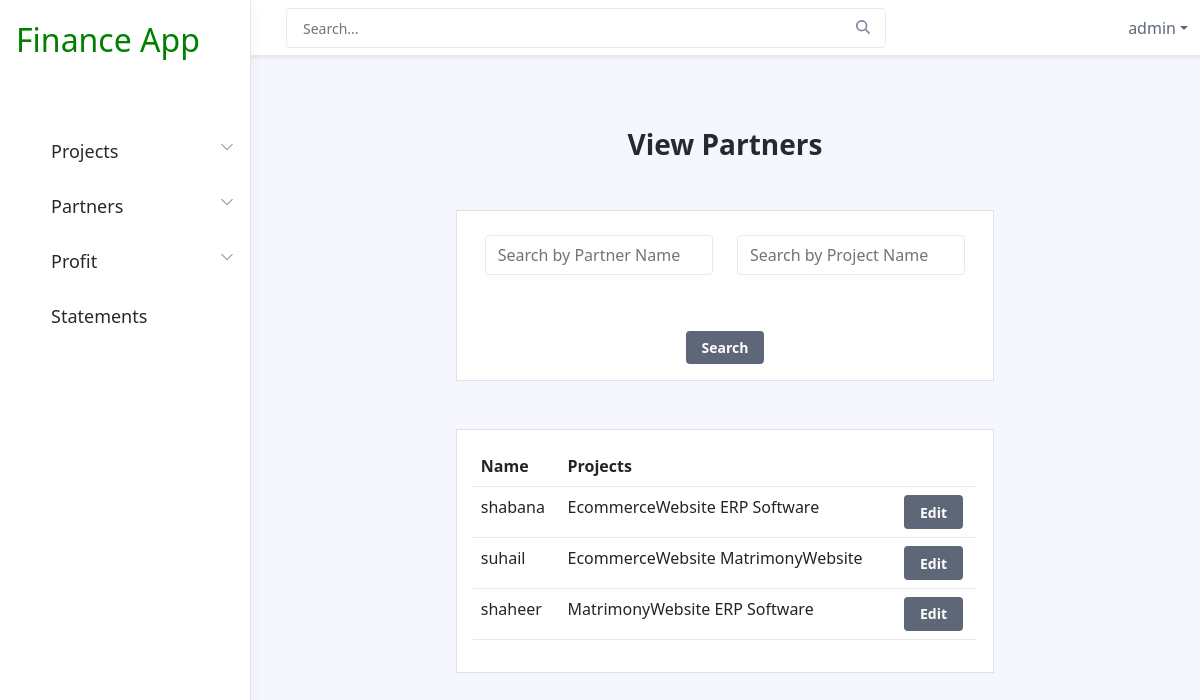
The page /viewpartner/ (signed in) on the database its author committed.
### financeadmin/models.py (models this page shows, shortened)
class partner(models.Model):
    partner_name=models.CharField(max_length=30,unique=True)

class partnership(models.Model):
    project=models.ForeignKey(project,on_delete=models.CASCADE)
    partner=models.ForeignKey(partner,on_delete=models.CASCADE,null=True)
    partnership=models.IntegerField()
    class Meta:
        unique_together=['project','partner']

class project(models.Model):
    name=models.CharField(max_length=30)
    def __str__(self):
        return self.name

### financeadmin/views.py (the view)
# urls.py: path('viewpartner/', views.fnviewpartner,name="viewpartner"),
@login_required(login_url="/login/")
def fnviewpartner(request):
    q=request.GET.get('q') if request.GET.get('q') !=None  else ''
    t=request.GET.get('t') if request.GET.get('t') !=None  else ''
    print(q)
    partners=partner.objects.all()
    if q:
        partners=partners.filter(partner_name__icontains=q)
    if t:
        partners=partners.filter(partnership__project__name=t)
    context={'partner':partners}
    return render(request,'viewpartners.html',context)

### financeadmin/templates/viewpartners.html
{% extends 'includes/navbar.html' %}
{% block content %}
{% load mathfilters %}
<div class="app-wrapper">
    <div class="app-content pt-3 p-md-3 p-lg-4">
        <div class="container-xl">
<div class="col-sm-8 col-lg-9 container ">
    <h3 class="text-center mt-5">View Partners</h3>
    <div class="row m-5 p-3 border bg-white">
        <form action="" method="GET">
            <div class="row">
                 <div class="col-sm-6 my-2">
                <input type="text" placeholder="Search by Partner Name" class="form-control" name="q">
            </div>
            <div class="col-sm-6 my-2">
                <input type="text" placeholder="Search by Project Name" class="form-control" name="t">
            </div>
        </div>
        <center><button type="submit" class="btn btn-secondary mt-5">Search</button></center>
    </form>
    </div>
    <div class="row m-5 p-3 border bg-white">
        <table class="table ">
            <tr>
                <th>Name</th>
                <th>Projects</th>
                <th></th>
            </tr>
            {% for partners in partner %}
            <tr>
                <td>{{partners.partner_name}}</td>
                <td>{% for p in partners.partnership_set.all %}
                    {{p.project}}
                    {% endfor%}
                </td>
                <td><a href="" class="btn btn-secondary"> Edit</a></td>
            </tr>
            {% endfor %}
        </table>
    </div>
</div>
</div>
</div>
</div>
{% endblock %}

### financeadmin/templates/includes/navbar.html (shortened to what this page needs)
{% load static %}
<!DOCTYPE html>
<html lang="en">
<head>
    <link href="https://cdn.jsdelivr.net/npm/bootstrap@5.0.2/dist/css/bootstrap.min.css" rel="stylesheet">
    <link rel="stylesheet" href="{% static 'css/style.css' %}">
    <link id="theme-style" rel="stylesheet" href="{% static 'css/portal.css' %}">
</head>
<body class="app">
    <header class="app-header fixed-top">
        <div class="app-header-inner">
	        <div class="container-fluid py-2">
		        <div class="app-header-content">
		            <div class="row justify-content-between align-items-center">
		            <div class="app-search-box col">
		                <form class="app-search-form">
							<input type="text" placeholder="Search..." name="search" class="form-control search-input">
							<button type="submit" class="btn search-btn btn-primary" value="Search"><i class="fas fa-search"></i></button>
				        </form>
		            </div>
		            <div class="app-utilities col-auto">
			            <div class="app-utility-item app-user-dropdown dropdown">
				            <a class="dropdown-toggle" id="user-dropdown-toggle" data-bs-toggle="dropdown" href="#" role="button" aria-expanded="false">{{request.user}}</a>
			            </div>
		            </div>
		        </div>
	            </div>
	        </div>
        </div>
        <div id="app-sidepanel" class="app-sidepanel">
	        <div class="sidepanel-inner d-flex flex-column">
		        <div class="app-branding">
		            <a class="app_logo" style="text-decoration: none;font-size: 32px;" href="{% url 'home' %}">Finance App</a>
		        </div>
			    <nav id="app-nav-main" class="app-nav app-nav-main flex-grow-1 mt-5">
				    <ul class="app-menu list-unstyled accordion" id="menu-accordion">
					    <li class="nav-item has-submenu">
					        <a class="nav-link submenu-toggle" href="#" data-bs-toggle="collapse" data-bs-target="#submenu-1" aria-expanded="false" aria-controls="submenu-1">
		                         <span class="nav-link-text" style="font-size:large">Projects</span>
		                         <span class="submenu-arrow">
		                             <svg width="1em" height="1em" viewBox="0 0 16 16" class="bi bi-chevron-down" fill="currentColor" xmlns="http://www.w3.org/2000/svg">
	  <path fill-rule="evenodd" d="M1.646 4.646a.5.5 0 0 1 .708 0L8 10.293l5.646-5.647a.5.5 0 0 1 .708.708l-6 6a.5.5 0 0 1-.708 0l-6-6a.5.5 0 0 1 0-.708z"/>
	</svg>
	                             </span>
					        </a>
					    </li>
					    <li class="nav-item has-submenu">
					        <a class="nav-link submenu-toggle" href="#" data-bs-toggle="collapse" data-bs-target="#submenu-2" aria-expanded="false" aria-controls="submenu-2">
		                         <span class="nav-link-text" style="font-size:large">Partners</span>
		                         <span class="submenu-arrow">
		                             <svg width="1em" height="1em" viewBox="0 0 16 16" class="bi bi-chevron-down" fill="currentColor" xmlns="http://www.w3.org/2000/svg">
	  <path fill-rule="evenodd" d="M1.646 4.646a.5.5 0 0 1 .708 0L8 10.293l5.646-5.647a.5.5 0 0 1 .708.708l-6 6a.5.5 0 0 1-.708 0l-6-6a.5.5 0 0 1 0-.708z"/>
	</svg>
	                             </span>
					        </a>
					    </li>
						<li class="nav-item has-submenu">
					        <a class="nav-link submenu-toggle" href="#" data-bs-toggle="collapse" data-bs-target="#submenu-3" aria-expanded="false" aria-controls="submenu-2">
		                         <span class="nav-link-text" style="font-size:large">Profit</span>
		                         <span class="submenu-arrow">
		                             <svg width="1em" height="1em" viewBox="0 0 16 16" class="bi bi-chevron-down" fill="currentColor" xmlns="http://www.w3.org/2000/svg">
	  <path fill-rule="evenodd" d="M1.646 4.646a.5.5 0 0 1 .708 0L8 10.293l5.646-5.647a.5.5 0 0 1 .708.708l-6 6a.5.5 0 0 1-.708 0l-6-6a.5.5 0 0 1 0-.708z"/>
	</svg>
	                             </span>
					        </a>
					    </li>
					    <li class="nav-item">
					        <a class="nav-link" href="{% url 'statements' %}">
		                         <span class="nav-link-text" style="font-size:large">Statements</span>
					        </a>
					    </li>
				    </ul>
			    </nav>
	        </div>
	    </div>
    </header>
    {% block content %}
    {% endblock %}
</body>
</html>

### financeadmin/static/css/style.css (style rules this page uses)
.app_logo { text-decoration: none; font-size: 32px; color:green }
.nav-link-text { font-size: 34 px; }

### rows shown on the page
partner: partner_name "shabana"
partnership: project "EcommerceWebsite"
partnership: project "ERP Software"
partner: partner_name "suhail"
partnership: project "EcommerceWebsite"
partnership: project "MatrimonyWebsite"
partner: partner_name "shaheer"
partnership: project "MatrimonyWebsite"
partnership: project "ERP Software"

### other values the page prints
{{ request.user }} "admin"
